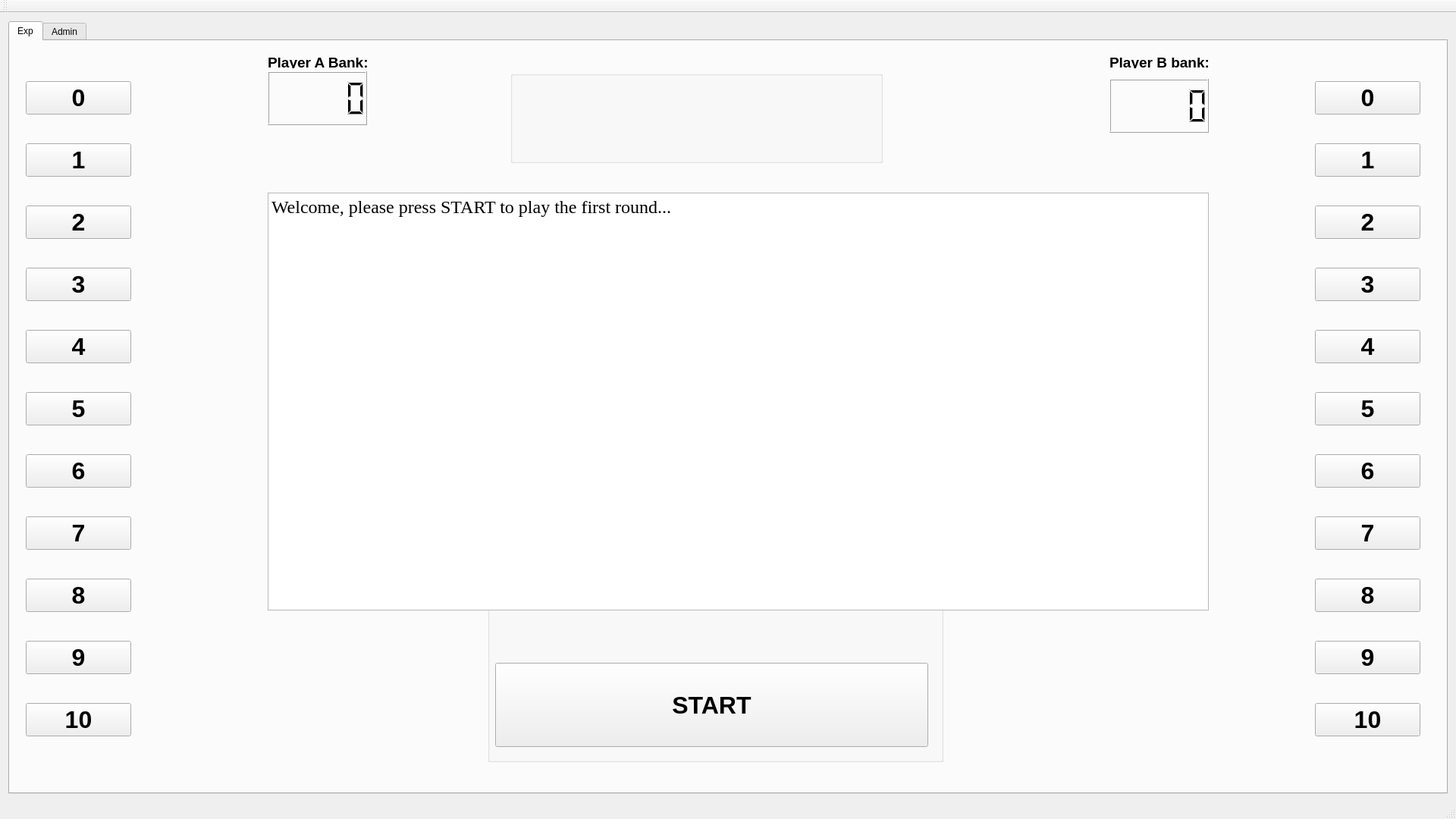
<?xml version="1.0" encoding="UTF-8"?>
<ui version="4.0">
 <class>MainWindow</class>
 <widget class="QMainWindow" name="MainWindow">
  <property name="geometry">
   <rect>
    <x>0</x>
    <y>0</y>
    <width>1920</width>
    <height>1080</height>
   </rect>
  </property>
  <property name="windowTitle">
   <string>---</string>
  </property>
  <widget class="QWidget" name="centralWidget">
   <layout class="QHBoxLayout" name="horizontalLayout">
    <item>
     <layout class="QVBoxLayout" name="verticalLayout">
      <item>
       <widget class="QTabWidget" name="tabWidget">
        <property name="currentIndex">
         <number>0</number>
        </property>
        <widget class="QWidget" name="tab">
         <attribute name="title">
          <string>Exp</string>
         </attribute>
         <widget class="QGroupBox" name="groupBox_4">
          <property name="geometry">
           <rect>
            <x>630</x>
            <y>690</y>
            <width>601</width>
            <height>261</height>
           </rect>
          </property>
          <property name="title">
           <string/>
          </property>
          <widget class="QPushButton" name="btnStartExperiment">
           <property name="geometry">
            <rect>
             <x>10</x>
             <y>130</y>
             <width>571</width>
             <height>111</height>
            </rect>
           </property>
           <property name="font">
            <font>
             <pointsize>24</pointsize>
             <weight>75</weight>
             <bold>true</bold>
            </font>
           </property>
           <property name="cursor">
            <cursorShape>PointingHandCursor</cursorShape>
           </property>
           <property name="text">
            <string>START</string>
           </property>
          </widget>
         </widget>
         <widget class="QGroupBox" name="groupBox_5">
          <property name="geometry">
           <rect>
            <x>660</x>
            <y>40</y>
            <width>491</width>
            <height>121</height>
           </rect>
          </property>
          <property name="title">
           <string/>
          </property>
         </widget>
         <widget class="QTextEdit" name="textEdit">
          <property name="geometry">
           <rect>
            <x>340</x>
            <y>200</y>
            <width>1241</width>
            <height>551</height>
           </rect>
          </property>
          <property name="font">
           <font>
            <family>Times New Roman</family>
            <pointsize>18</pointsize>
           </font>
          </property>
          <property name="html">
           <string>&lt;!DOCTYPE HTML PUBLIC &quot;-//W3C//DTD HTML 4.0//EN&quot; &quot;http://www.w3.org/TR/REC-html40/strict.dtd&quot;&gt;
&lt;html&gt;&lt;head&gt;&lt;meta name=&quot;qrichtext&quot; content=&quot;1&quot; /&gt;&lt;style type=&quot;text/css&quot;&gt;
p, li { white-space: pre-wrap; }
&lt;/style&gt;&lt;/head&gt;&lt;body style=&quot; font-family:'Times New Roman'; font-size:18pt; font-weight:400; font-style:normal;&quot;&gt;
&lt;p style=&quot; margin-top:0px; margin-bottom:0px; margin-left:0px; margin-right:0px; -qt-block-indent:0; text-indent:0px;&quot;&gt;Welcome, please press START to play the first round...&lt;/p&gt;&lt;/body&gt;&lt;/html&gt;</string>
          </property>
          <property name="textInteractionFlags">
           <set>Qt::NoTextInteraction</set>
          </property>
         </widget>
         <widget class="QLCDNumber" name="lcdNumberTotal">
          <property name="geometry">
           <rect>
            <x>340</x>
            <y>40</y>
            <width>131</width>
            <height>71</height>
           </rect>
          </property>
          <property name="font">
           <font>
            <pointsize>15</pointsize>
            <weight>75</weight>
            <bold>true</bold>
           </font>
          </property>
          <property name="layoutDirection">
           <enum>Qt::LeftToRight</enum>
          </property>
          <property name="autoFillBackground">
           <bool>false</bool>
          </property>
          <property name="intValue" stdset="0">
           <number>0</number>
          </property>
         </widget>
         <widget class="QLabel" name="label_4">
          <property name="geometry">
           <rect>
            <x>340</x>
            <y>20</y>
            <width>131</width>
            <height>16</height>
           </rect>
          </property>
          <property name="font">
           <font>
            <pointsize>14</pointsize>
            <weight>75</weight>
            <bold>true</bold>
           </font>
          </property>
          <property name="text">
           <string>Player A Bank:</string>
          </property>
         </widget>
         <widget class="QLabel" name="label_5">
          <property name="geometry">
           <rect>
            <x>1450</x>
            <y>20</y>
            <width>131</width>
            <height>16</height>
           </rect>
          </property>
          <property name="font">
           <font>
            <pointsize>14</pointsize>
            <weight>75</weight>
            <bold>true</bold>
           </font>
          </property>
          <property name="text">
           <string>Player B bank:</string>
          </property>
         </widget>
         <widget class="QLCDNumber" name="lcdNumberTotalRobot">
          <property name="geometry">
           <rect>
            <x>1450</x>
            <y>50</y>
            <width>131</width>
            <height>71</height>
           </rect>
          </property>
          <property name="font">
           <font>
            <pointsize>15</pointsize>
            <weight>75</weight>
            <bold>true</bold>
           </font>
          </property>
          <property name="layoutDirection">
           <enum>Qt::LeftToRight</enum>
          </property>
          <property name="autoFillBackground">
           <bool>false</bool>
          </property>
          <property name="intValue" stdset="0">
           <number>0</number>
          </property>
         </widget>
         <widget class="QWidget" name="">
          <property name="geometry">
           <rect>
            <x>10</x>
            <y>10</y>
            <width>161</width>
            <height>951</height>
           </rect>
          </property>
          <layout class="QVBoxLayout" name="verticalLayout_2">
           <item>
            <widget class="QPushButton" name="pushButton_0">
             <property name="font">
              <font>
               <pointsize>24</pointsize>
               <weight>75</weight>
               <bold>true</bold>
              </font>
             </property>
             <property name="cursor">
              <cursorShape>PointingHandCursor</cursorShape>
             </property>
             <property name="text">
              <string>0</string>
             </property>
            </widget>
           </item>
           <item>
            <widget class="QPushButton" name="pushButton_1">
             <property name="font">
              <font>
               <pointsize>24</pointsize>
               <weight>75</weight>
               <bold>true</bold>
              </font>
             </property>
             <property name="cursor">
              <cursorShape>PointingHandCursor</cursorShape>
             </property>
             <property name="text">
              <string>1</string>
             </property>
            </widget>
           </item>
           <item>
            <widget class="QPushButton" name="pushButton_2">
             <property name="font">
              <font>
               <pointsize>24</pointsize>
               <weight>75</weight>
               <bold>true</bold>
              </font>
             </property>
             <property name="cursor">
              <cursorShape>PointingHandCursor</cursorShape>
             </property>
             <property name="text">
              <string>2</string>
             </property>
            </widget>
           </item>
           <item>
            <widget class="QPushButton" name="pushButton_3">
             <property name="font">
              <font>
               <pointsize>24</pointsize>
               <weight>75</weight>
               <bold>true</bold>
              </font>
             </property>
             <property name="cursor">
              <cursorShape>PointingHandCursor</cursorShape>
             </property>
             <property name="text">
              <string>3</string>
             </property>
            </widget>
           </item>
           <item>
            <widget class="QPushButton" name="pushButton_4">
             <property name="font">
              <font>
               <pointsize>24</pointsize>
               <weight>75</weight>
               <bold>true</bold>
              </font>
             </property>
             <property name="cursor">
              <cursorShape>PointingHandCursor</cursorShape>
             </property>
             <property name="text">
              <string>4</string>
             </property>
            </widget>
           </item>
           <item>
            <widget class="QPushButton" name="pushButton_5">
             <property name="font">
              <font>
               <pointsize>24</pointsize>
               <weight>75</weight>
               <bold>true</bold>
              </font>
             </property>
             <property name="cursor">
              <cursorShape>PointingHandCursor</cursorShape>
             </property>
             <property name="text">
              <string>5</string>
             </property>
            </widget>
           </item>
           <item>
            <widget class="QPushButton" name="pushButton_6">
             <property name="font">
              <font>
               <pointsize>24</pointsize>
               <weight>75</weight>
               <bold>true</bold>
              </font>
             </property>
             <property name="cursor">
              <cursorShape>PointingHandCursor</cursorShape>
             </property>
             <property name="text">
              <string>6</string>
             </property>
            </widget>
           </item>
           <item>
            <widget class="QPushButton" name="pushButton_7">
             <property name="font">
              <font>
               <pointsize>24</pointsize>
               <weight>75</weight>
               <bold>true</bold>
              </font>
             </property>
             <property name="cursor">
              <cursorShape>PointingHandCursor</cursorShape>
             </property>
             <property name="text">
              <string>7</string>
             </property>
            </widget>
           </item>
           <item>
            <widget class="QPushButton" name="pushButton_8">
             <property name="font">
              <font>
               <pointsize>24</pointsize>
               <weight>75</weight>
               <bold>true</bold>
              </font>
             </property>
             <property name="cursor">
              <cursorShape>PointingHandCursor</cursorShape>
             </property>
             <property name="text">
              <string>8</string>
             </property>
            </widget>
           </item>
           <item>
            <widget class="QPushButton" name="pushButton_9">
             <property name="font">
              <font>
               <pointsize>24</pointsize>
               <weight>75</weight>
               <bold>true</bold>
              </font>
             </property>
             <property name="cursor">
              <cursorShape>PointingHandCursor</cursorShape>
             </property>
             <property name="text">
              <string>9</string>
             </property>
            </widget>
           </item>
           <item>
            <widget class="QPushButton" name="pushButton_10">
             <property name="font">
              <font>
               <pointsize>24</pointsize>
               <weight>75</weight>
               <bold>true</bold>
              </font>
             </property>
             <property name="cursor">
              <cursorShape>PointingHandCursor</cursorShape>
             </property>
             <property name="text">
              <string>10</string>
             </property>
            </widget>
           </item>
          </layout>
         </widget>
         <widget class="QWidget" name="">
          <property name="geometry">
           <rect>
            <x>1710</x>
            <y>10</y>
            <width>161</width>
            <height>951</height>
           </rect>
          </property>
          <layout class="QVBoxLayout" name="verticalLayout_3">
           <item>
            <widget class="QPushButton" name="pushButton_0r">
             <property name="font">
              <font>
               <pointsize>24</pointsize>
               <weight>75</weight>
               <bold>true</bold>
              </font>
             </property>
             <property name="cursor">
              <cursorShape>PointingHandCursor</cursorShape>
             </property>
             <property name="text">
              <string>0</string>
             </property>
            </widget>
           </item>
           <item>
            <widget class="QPushButton" name="pushButton_1r">
             <property name="font">
              <font>
               <pointsize>24</pointsize>
               <weight>75</weight>
               <bold>true</bold>
              </font>
             </property>
             <property name="cursor">
              <cursorShape>PointingHandCursor</cursorShape>
             </property>
             <property name="text">
              <string>1</string>
             </property>
            </widget>
           </item>
           <item>
            <widget class="QPushButton" name="pushButton_2r">
             <property name="font">
              <font>
               <pointsize>24</pointsize>
               <weight>75</weight>
               <bold>true</bold>
              </font>
             </property>
             <property name="cursor">
              <cursorShape>PointingHandCursor</cursorShape>
             </property>
             <property name="text">
              <string>2</string>
             </property>
            </widget>
           </item>
           <item>
            <widget class="QPushButton" name="pushButton_3r">
             <property name="font">
              <font>
               <pointsize>24</pointsize>
               <weight>75</weight>
               <bold>true</bold>
              </font>
             </property>
             <property name="cursor">
              <cursorShape>PointingHandCursor</cursorShape>
             </property>
             <property name="text">
              <string>3</string>
             </property>
            </widget>
           </item>
           <item>
            <widget class="QPushButton" name="pushButton_4r">
             <property name="font">
              <font>
               <pointsize>24</pointsize>
               <weight>75</weight>
               <bold>true</bold>
              </font>
             </property>
             <property name="cursor">
              <cursorShape>PointingHandCursor</cursorShape>
             </property>
             <property name="text">
              <string>4</string>
             </property>
            </widget>
           </item>
           <item>
            <widget class="QPushButton" name="pushButton_5r">
             <property name="font">
              <font>
               <pointsize>24</pointsize>
               <weight>75</weight>
               <bold>true</bold>
              </font>
             </property>
             <property name="cursor">
              <cursorShape>PointingHandCursor</cursorShape>
             </property>
             <property name="text">
              <string>5</string>
             </property>
            </widget>
           </item>
           <item>
            <widget class="QPushButton" name="pushButton_6r">
             <property name="font">
              <font>
               <pointsize>24</pointsize>
               <weight>75</weight>
               <bold>true</bold>
              </font>
             </property>
             <property name="cursor">
              <cursorShape>PointingHandCursor</cursorShape>
             </property>
             <property name="text">
              <string>6</string>
             </property>
            </widget>
           </item>
           <item>
            <widget class="QPushButton" name="pushButton_7r">
             <property name="font">
              <font>
               <pointsize>24</pointsize>
               <weight>75</weight>
               <bold>true</bold>
              </font>
             </property>
             <property name="cursor">
              <cursorShape>PointingHandCursor</cursorShape>
             </property>
             <property name="text">
              <string>7</string>
             </property>
            </widget>
           </item>
           <item>
            <widget class="QPushButton" name="pushButton_8r">
             <property name="font">
              <font>
               <pointsize>24</pointsize>
               <weight>75</weight>
               <bold>true</bold>
              </font>
             </property>
             <property name="cursor">
              <cursorShape>PointingHandCursor</cursorShape>
             </property>
             <property name="text">
              <string>8</string>
             </property>
            </widget>
           </item>
           <item>
            <widget class="QPushButton" name="pushButton_9r">
             <property name="font">
              <font>
               <pointsize>24</pointsize>
               <weight>75</weight>
               <bold>true</bold>
              </font>
             </property>
             <property name="cursor">
              <cursorShape>PointingHandCursor</cursorShape>
             </property>
             <property name="text">
              <string>9</string>
             </property>
            </widget>
           </item>
           <item>
            <widget class="QPushButton" name="pushButton_10r">
             <property name="font">
              <font>
               <pointsize>24</pointsize>
               <weight>75</weight>
               <bold>true</bold>
              </font>
             </property>
             <property name="cursor">
              <cursorShape>PointingHandCursor</cursorShape>
             </property>
             <property name="text">
              <string>10</string>
             </property>
            </widget>
           </item>
          </layout>
         </widget>
        </widget>
        <widget class="QWidget" name="tab_2">
         <attribute name="title">
          <string>Admin</string>
         </attribute>
         <widget class="QGroupBox" name="groupBox">
          <property name="geometry">
           <rect>
            <x>70</x>
            <y>120</y>
            <width>271</width>
            <height>251</height>
           </rect>
          </property>
          <property name="title">
           <string>1- Connection Box</string>
          </property>
          <widget class="QLineEdit" name="lineEditNaoIP">
           <property name="geometry">
            <rect>
             <x>10</x>
             <y>50</y>
             <width>151</width>
             <height>27</height>
            </rect>
           </property>
           <property name="inputMask">
            <string>000.000.000.000</string>
           </property>
           <property name="text">
            <string>192.168.0.100</string>
           </property>
          </widget>
          <widget class="QLabel" name="label">
           <property name="geometry">
            <rect>
             <x>10</x>
             <y>30</y>
             <width>151</width>
             <height>17</height>
            </rect>
           </property>
           <property name="text">
            <string>NAO IP Address:</string>
           </property>
          </widget>
          <widget class="QPushButton" name="btnConnectToNao">
           <property name="geometry">
            <rect>
             <x>10</x>
             <y>150</y>
             <width>251</width>
             <height>91</height>
            </rect>
           </property>
           <property name="text">
            <string>Connect</string>
           </property>
          </widget>
          <widget class="QLabel" name="label_3">
           <property name="geometry">
            <rect>
             <x>180</x>
             <y>30</y>
             <width>61</width>
             <height>17</height>
            </rect>
           </property>
           <property name="text">
            <string>Port:</string>
           </property>
          </widget>
          <widget class="QLineEdit" name="lineEditNaoPort">
           <property name="geometry">
            <rect>
             <x>180</x>
             <y>50</y>
             <width>81</width>
             <height>27</height>
            </rect>
           </property>
           <property name="inputMask">
            <string/>
           </property>
           <property name="text">
            <string>9559</string>
           </property>
          </widget>
          <widget class="QLabel" name="label_8">
           <property name="geometry">
            <rect>
             <x>180</x>
             <y>90</y>
             <width>61</width>
             <height>17</height>
            </rect>
           </property>
           <property name="text">
            <string>Por-2t:</string>
           </property>
          </widget>
          <widget class="QLineEdit" name="lineEditNaoPort_2">
           <property name="geometry">
            <rect>
             <x>180</x>
             <y>110</y>
             <width>81</width>
             <height>27</height>
            </rect>
           </property>
           <property name="inputMask">
            <string/>
           </property>
           <property name="text">
            <string>9559</string>
           </property>
          </widget>
          <widget class="QLineEdit" name="lineEditNaoIP_2">
           <property name="geometry">
            <rect>
             <x>10</x>
             <y>110</y>
             <width>151</width>
             <height>27</height>
            </rect>
           </property>
           <property name="inputMask">
            <string>000.000.000.000</string>
           </property>
           <property name="text">
            <string>192.168.0.101</string>
           </property>
          </widget>
          <widget class="QLabel" name="label_7">
           <property name="geometry">
            <rect>
             <x>10</x>
             <y>90</y>
             <width>151</width>
             <height>17</height>
            </rect>
           </property>
           <property name="text">
            <string>NAO-2 IP Address:</string>
           </property>
          </widget>
         </widget>
         <widget class="QGroupBox" name="groupBox_2">
          <property name="geometry">
           <rect>
            <x>850</x>
            <y>120</y>
            <width>321</width>
            <height>151</height>
           </rect>
          </property>
          <property name="title">
           <string>3- XML file</string>
          </property>
          <widget class="QLabel" name="label_2">
           <property name="geometry">
            <rect>
             <x>20</x>
             <y>30</y>
             <width>151</width>
             <height>17</height>
            </rect>
           </property>
           <property name="text">
            <string>XML path:</string>
           </property>
          </widget>
          <widget class="QTextEdit" name="textEditXML">
           <property name="geometry">
            <rect>
             <x>20</x>
             <y>50</y>
             <width>211</width>
             <height>71</height>
            </rect>
           </property>
           <property name="readOnly">
            <bool>true</bool>
           </property>
          </widget>
          <widget class="QPushButton" name="btnBrowse">
           <property name="geometry">
            <rect>
             <x>240</x>
             <y>50</y>
             <width>71</width>
             <height>71</height>
            </rect>
           </property>
           <property name="text">
            <string>...</string>
           </property>
          </widget>
         </widget>
         <widget class="QGroupBox" name="groupBox_3">
          <property name="geometry">
           <rect>
            <x>410</x>
            <y>120</y>
            <width>391</width>
            <height>451</height>
           </rect>
          </property>
          <property name="title">
           <string>2- Robt Control</string>
          </property>
          <widget class="QPushButton" name="btnWakeUp">
           <property name="enabled">
            <bool>false</bool>
           </property>
           <property name="geometry">
            <rect>
             <x>10</x>
             <y>50</y>
             <width>361</width>
             <height>91</height>
            </rect>
           </property>
           <property name="text">
            <string>Init Position</string>
           </property>
          </widget>
          <widget class="QPushButton" name="btnRest">
           <property name="enabled">
            <bool>false</bool>
           </property>
           <property name="geometry">
            <rect>
             <x>10</x>
             <y>150</y>
             <width>361</width>
             <height>81</height>
            </rect>
           </property>
           <property name="text">
            <string>Rest</string>
           </property>
          </widget>
          <widget class="QPushButton" name="btnFaceTrackingEnable">
           <property name="enabled">
            <bool>false</bool>
           </property>
           <property name="geometry">
            <rect>
             <x>10</x>
             <y>240</y>
             <width>361</width>
             <height>91</height>
            </rect>
           </property>
           <property name="text">
            <string>Enable Face Tracking</string>
           </property>
          </widget>
          <widget class="QPushButton" name="btnFaceTrackingDisable">
           <property name="enabled">
            <bool>false</bool>
           </property>
           <property name="geometry">
            <rect>
             <x>10</x>
             <y>340</y>
             <width>361</width>
             <height>91</height>
            </rect>
           </property>
           <property name="text">
            <string>Disable Face Tracking</string>
           </property>
          </widget>
         </widget>
         <widget class="QGroupBox" name="groupBox_7">
          <property name="geometry">
           <rect>
            <x>1220</x>
            <y>120</y>
            <width>251</width>
            <height>341</height>
           </rect>
          </property>
          <property name="title">
           <string>4- Session info</string>
          </property>
          <widget class="QTextEdit" name="textEditSubjectNumber">
           <property name="geometry">
            <rect>
             <x>10</x>
             <y>60</y>
             <width>231</width>
             <height>31</height>
            </rect>
           </property>
           <property name="inputMethodHints">
            <set>Qt::ImhNone</set>
           </property>
           <property name="html">
            <string>&lt;!DOCTYPE HTML PUBLIC &quot;-//W3C//DTD HTML 4.0//EN&quot; &quot;http://www.w3.org/TR/REC-html40/strict.dtd&quot;&gt;
&lt;html&gt;&lt;head&gt;&lt;meta name=&quot;qrichtext&quot; content=&quot;1&quot; /&gt;&lt;style type=&quot;text/css&quot;&gt;
p, li { white-space: pre-wrap; }
&lt;/style&gt;&lt;/head&gt;&lt;body style=&quot; font-family:'Ubuntu'; font-size:11pt; font-weight:400; font-style:normal;&quot;&gt;
&lt;p style=&quot; margin-top:0px; margin-bottom:0px; margin-left:0px; margin-right:0px; -qt-block-indent:0; text-indent:0px;&quot;&gt;0&lt;/p&gt;&lt;/body&gt;&lt;/html&gt;</string>
           </property>
          </widget>
          <widget class="QLabel" name="label_6">
           <property name="geometry">
            <rect>
             <x>10</x>
             <y>40</y>
             <width>141</width>
             <height>17</height>
            </rect>
           </property>
           <property name="text">
            <string>Subject Number:</string>
           </property>
          </widget>
          <widget class="QLabel" name="label_9">
           <property name="geometry">
            <rect>
             <x>10</x>
             <y>110</y>
             <width>141</width>
             <height>17</height>
            </rect>
           </property>
           <property name="text">
            <string>Session Number:</string>
           </property>
          </widget>
          <widget class="QTextEdit" name="textEditSessionNumber">
           <property name="geometry">
            <rect>
             <x>10</x>
             <y>130</y>
             <width>231</width>
             <height>31</height>
            </rect>
           </property>
           <property name="html">
            <string>&lt;!DOCTYPE HTML PUBLIC &quot;-//W3C//DTD HTML 4.0//EN&quot; &quot;http://www.w3.org/TR/REC-html40/strict.dtd&quot;&gt;
&lt;html&gt;&lt;head&gt;&lt;meta name=&quot;qrichtext&quot; content=&quot;1&quot; /&gt;&lt;style type=&quot;text/css&quot;&gt;
p, li { white-space: pre-wrap; }
&lt;/style&gt;&lt;/head&gt;&lt;body style=&quot; font-family:'Ubuntu'; font-size:11pt; font-weight:400; font-style:normal;&quot;&gt;
&lt;p style=&quot; margin-top:0px; margin-bottom:0px; margin-left:0px; margin-right:0px; -qt-block-indent:0; text-indent:0px;&quot;&gt;0&lt;/p&gt;&lt;/body&gt;&lt;/html&gt;</string>
           </property>
          </widget>
          <widget class="QTextEdit" name="textEditOther">
           <property name="geometry">
            <rect>
             <x>10</x>
             <y>200</y>
             <width>231</width>
             <height>31</height>
            </rect>
           </property>
           <property name="html">
            <string>&lt;!DOCTYPE HTML PUBLIC &quot;-//W3C//DTD HTML 4.0//EN&quot; &quot;http://www.w3.org/TR/REC-html40/strict.dtd&quot;&gt;
&lt;html&gt;&lt;head&gt;&lt;meta name=&quot;qrichtext&quot; content=&quot;1&quot; /&gt;&lt;style type=&quot;text/css&quot;&gt;
p, li { white-space: pre-wrap; }
&lt;/style&gt;&lt;/head&gt;&lt;body style=&quot; font-family:'Ubuntu'; font-size:11pt; font-weight:400; font-style:normal;&quot;&gt;
&lt;p style=&quot; margin-top:0px; margin-bottom:0px; margin-left:0px; margin-right:0px; -qt-block-indent:0; text-indent:0px;&quot;&gt;0&lt;/p&gt;&lt;/body&gt;&lt;/html&gt;</string>
           </property>
          </widget>
          <widget class="QLabel" name="label_10">
           <property name="geometry">
            <rect>
             <x>10</x>
             <y>180</y>
             <width>67</width>
             <height>17</height>
            </rect>
           </property>
           <property name="text">
            <string>Other:</string>
           </property>
          </widget>
          <widget class="QPushButton" name="btnSessionInfoConfirm">
           <property name="geometry">
            <rect>
             <x>10</x>
             <y>260</y>
             <width>231</width>
             <height>61</height>
            </rect>
           </property>
           <property name="text">
            <string>Confirm</string>
           </property>
          </widget>
         </widget>
        </widget>
       </widget>
      </item>
     </layout>
    </item>
   </layout>
  </widget>
  <widget class="QMenuBar" name="menuBar">
   <property name="geometry">
    <rect>
     <x>0</x>
     <y>0</y>
     <width>1920</width>
     <height>25</height>
    </rect>
   </property>
  </widget>
  <widget class="QToolBar" name="mainToolBar">
   <attribute name="toolBarArea">
    <enum>TopToolBarArea</enum>
   </attribute>
   <attribute name="toolBarBreak">
    <bool>false</bool>
   </attribute>
  </widget>
  <widget class="QStatusBar" name="statusBar"/>
 </widget>
 <layoutdefault spacing="6" margin="11"/>
 <resources/>
 <connections/>
</ui>
